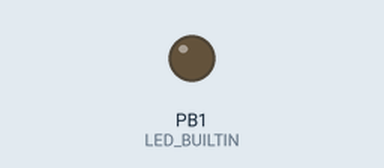
A sketch run on a simulated ATtiny85, built with avr-gcc and run on an emulated ATtiny85. Parts: output pins drawn as LEDs (lit = HIGH).

Above: at 1.8 s.
At 19.2 s:
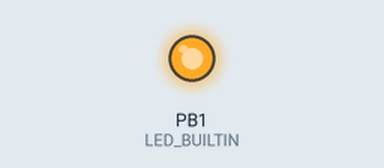
Timing chart, 0 to 19.5 s (numbered marks = the images above):
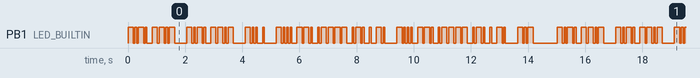

The sketch:

cw.ino
```cpp
#include "keyer.h"
#include "led_def.h"

Keyer keyer;

static unsigned long currentMillis;

void setup() {
  currentMillis = millis();

  pinMode(LED_PIN, OUTPUT);

  keyer.init(currentMillis);
  keyer.setPin(LED_PIN, LED_ON_VALUE);
  keyer.setWpm(20);
}

const int8_t codes[] PROGMEM = {
  3, 1, 3, 1, -2, // c
  3, 3, 1, 3, -6,  // q

  3, 1, 3, 1, -2, // c
  3, 3, 1, 3, -6,  // q

  3, 1, 1, -2, // d
  1, -6, // e

  3, 1, 1, 1, -2, // b
  3, 3, 1, -2, // g
  1, 3, 3, 3, 3, -2, // 1
  1, 3, 1, -2, // r
  1, -2, // e
  3, 1, -6, // n

  3, 1, 1, 1, -2, // b
  3, 3, 1, -2, // g
  1, 3, 3, 3, 3, -2, // 1
  1, 3, 1, -2, // r
  1, -2, // e
  3, 1, -6, // n

  3, 1, 3, -13 // k
};

static int codeIndex = 0;
static int codeLen = sizeof(codes);

void loop() {
  currentMillis = millis();

  if (keyer.isIdle()) {
    int8_t c = pgm_read_byte(&codes[codeIndex]);
    codeIndex ++;
    if (codeIndex >= codeLen) codeIndex = 0;

    if (c > 0)
      keyer.keying(c);
    else
      keyer.ig(-c);
  }

  keyer.update(currentMillis);
}
```

keyer.cpp
```cpp
#include "Arduino.h"
#include "keyer.h"
#include "led_def.h"

#define KEYER_DEFAULT_PWM 10
#define KEYER_DEFAULT_PIN LED_PIN
#define KEYING_DEFAULT_VALUE LED_ON_VALUE

Keyer::Keyer() {
  this->_state = IDLE;
  this->_pin = KEYER_DEFAULT_PIN;
  this->_keyingValue = KEYING_DEFAULT_VALUE;
  this->setWpm(KEYER_DEFAULT_PWM);
}

void Keyer::init(unsigned long currentMillis) {
  this->_state = IDLE;
  this->_lastMillis = currentMillis;
}

void Keyer::setPin(int value, bool keyingValue) {
  this->_pin = value;
  this->_keyingValue = keyingValue;
}

void Keyer::setWpm(int value) {
  this->_mpe = 1200 / value;
}

bool Keyer::isIdle() {
  return this->_state == IDLE;
}

bool Keyer::keying(int elements) {
  return this->setState(KEYING, elements);
}

bool Keyer::ig(int elements) {
  return this->setState(IG, elements);
}

bool Keyer::setState(State state, int elements) {
  if (state == IDLE) return false;
  if (this->_state == IG) return false;
  if (this->_state == KEYING && state != IG) return false;

  this->_timeout = this->_mpe * elements;
  this->_state = state;

  digitalWrite(this->_pin, this->_state == KEYING ? this->_keyingValue : !this->_keyingValue);

  return true;
}

void Keyer::update(unsigned long currentMillis) {
  if (this->_state == IDLE) {
    this->_lastMillis = currentMillis;
    return;
  }

  if (currentMillis - this->_lastMillis >= this->_timeout) {
    if (this->_state == KEYING) {
      this->setState(IG, 1); // tail gap
    } else { // IG
      this->_state = IDLE;
    }

    this->_lastMillis = currentMillis;
  }
}
```

keyer.h
```cpp
#ifndef __KEYER_H__
#define __KEYER_H__

class Keyer {
public:
  Keyer();

  void init(unsigned long currentMillis);
  void setPin(int value, bool keyingValue);
  void setWpm(int value);

  bool isIdle();

  bool keying(int elements);
  bool ig(int elements);

  void update(unsigned long currentMillis);

private:
  enum State {
    IDLE,
    KEYING,
    IG // in gap
  };

  State _state;
  int _pin;
  bool _keyingValue;
  int _mpe;
  unsigned long _lastMillis;
  unsigned long _timeout;

  bool setState(State state, int elements);
};

#endif // __KEYER_H__
```

led_def.h
```cpp
#ifndef __LED_DEF_H__
#define __LED_DEF_H__

#ifdef LED_BUILTIN

#define LED_PIN LED_BUILTIN

#else // LED_BUILTIN

#ifdef ARDUINO_AVR_DIGISPARK
#define LED_PIN 1
#endif // ARDUINO_AVR_DIGISPARK

#endif // LED_BUILTIN

#ifdef ARDUINO_GENERIC_STM32F103C
#define LED_OFF_VALUE (!LOW)
#else // ARDUINO_GENERIC_STM32F103C
#define LED_OFF_VALUE (LOW)
#endif // ARDUINO_GENERIC_STM32F103C

#define LED_ON_VALUE (!LED_OFF_VALUE)

#endif // __LED_DEF_H__
```

Measured:
- by itself, PB1 (LED_BUILTIN): moves between LOW and HIGH, repeating every 15.0 s
